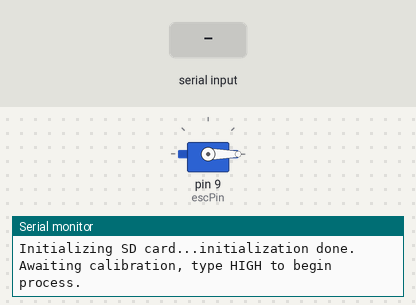
Recording of a sketch running on a simulated Arduino Uno, built with avr-gcc and run on an emulated ATmega328P. On the bench: servo, the last lines printed to the serial monitor. The test bench sets the inputs (shaded band). Storage starts empty.

Above: at 1.2 s.
1.3 s: "HIGH" received over Serial
At 3.3 s:
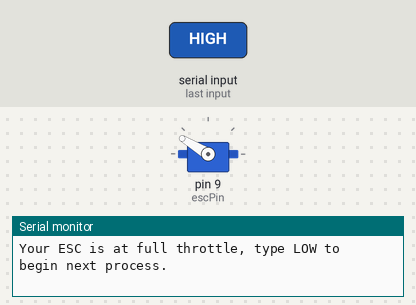
3.8 s: "STOP" received over Serial
At 5.2 s:
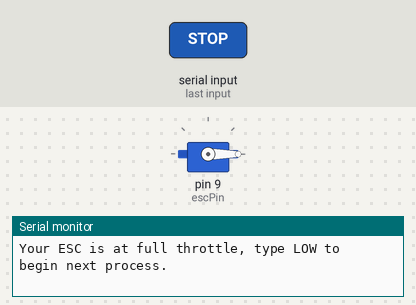
Timing chart, 0 to 6.8 s (numbered marks = the images above; inputs shaded):
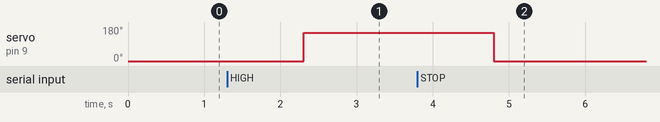

The sketch:

propeller_thrust.ino
```cpp
#include <HX711.h>
#include <Servo.h>
#include <SPI.h>
#include <SD.h>

#define DOUT  3
#define CLK  2

/*
 * First send full throttle
 * Turn on ESC and motor (3 beeps means all electronics are connected properly)
 * After 4 long beeps, move it to the lowest position
 * After 1 second, there should be 2 beeps emitted
 * Then the ESC is calibrated
 * */

//This is the file that will record all the data produced by the program
File recordedData;
String fileName;

//Servo and ESC variables (pins)
Servo esc;
int escPin = 9;
int throttle = 40;

//Controls the loops inside - not important
boolean printed = false;
boolean completed = false;

//The HX711. DOUT and CLK is saved above
HX711 scale(DOUT, CLK);

void setup() {

  /*
   * This part of the code is setting up the ESC and the serial communications
   */
  //Start serial communication at 9600 bits per second
  Serial.begin(9600);

  //Attach the pin to the esc
  esc.attach(escPin);
  esc.write(0);

  /*
   * This part of the code is setting up the SD Cards read and write features
   */
  while (!Serial) {
    ; // wait for serial port to connect. Needed for native USB port only
  }

  Serial.print("Initializing SD card...");

  if (!SD.begin()) {
    Serial.println("initialization failed!");
    return;
  }
  Serial.println("initialization done.");

  fileName = "thr_data.txt";

  recordedData = SD.open(fileName, FILE_WRITE);

  if (!recordedData) {
    // if the file didn't open, print an error:
    Serial.println("ERROR: COULD NOT WRITE TO TXT FILE");
  }

  recordedData.close();
}

void loop() {
  if(!completed){
    if(!printed){
      Serial.println("Awaiting calibration, type HIGH to begin process.");
      printed = true;
    }
    String input = Serial.readString();
    if(input == "HIGH"){
      esc.write(149);
      Serial.println("Your ESC is at full throttle, type LOW to begin next process.");
    } else if (input == "LOW"){
      esc.write(0);
      Serial.println("Your ESC is at lowest throttle, type FINISH to complete the calibration.");
    } else if (input == "FINISH"){
      Serial.println("Your ESC is now running normally, type EXIT to end calibration");
      input = Serial.readString();
    } else if (input == "EXIT" || input == "SKIP"){
      completed = true;
    } else if (input == "STOP"){
       esc.write(0);
    }
  }
  else {

    recordedData = SD.open(fileName, FILE_WRITE);

    int throttle;
    Serial.print("\nWhat is your throttle? (1-150, negative for 0) ");
    //read throttle as int from serial
    //keep reading if parseInt times out or invalid value is inputted
    while (!throttle) {
      throttle = Serial.parseInt();
    }

    if (throttle < 0) {
      throttle = 0;
    }

    if (throttle > 149) {
      throttle = 149;
    }

    esc.write(throttle);
    Serial.println(throttle);

    //read load cell


    //write data
    Serial.println("1  |Time: " + (String)(millis() / 1000.0) + "|HX711: " + (String)scale.get_units() + "|Throttle: " + (String)((throttle/150.0) * 100));
    recordedData.println("1\t" + (String)(millis() / 1000.0) + "\t" + (String)scale.get_units() + "\t" + (String)((throttle/150.0) * 100));

    delay(1000);
    //read load cell


    //write data
    Serial.println("2  |Time: " + (String)(millis() / 1000.0) + "|HX711: " + (String)scale.get_units() + "|Throttle: " + (String)((throttle/150.0) * 100));
    recordedData.println("2\t" + (String)(millis() / 1000.0) + "\t" + (String)scale.get_units() + "\t" + (String)((throttle/150.0) * 100));

    delay(2000);
    //read load cell


    //write data
    Serial.println("3  |Time: " + (String)(millis() / 1000.0) + "|HX711: " + (String)scale.get_units() + "|Throttle: " + (String)((throttle/150.0) * 100));
    recordedData.println("3\t" + (String)(millis() / 1000.0) + "\t" + (String)scale.get_units() + "\t" + (String)((throttle/150.0) * 100));

    Serial.println("ESC currently running at " + (String)((throttle/150.0) * 100) + "% max throttle");

    recordedData.close();
  }

  delay(1);
}
```

Measured:
- after the input at 1.3 s, servo on pin 9 (escPin): 0° → 149° after 1.0 s
- after the input at 3.8 s, servo on pin 9 (escPin): 149° → 0° after 1.0 s
